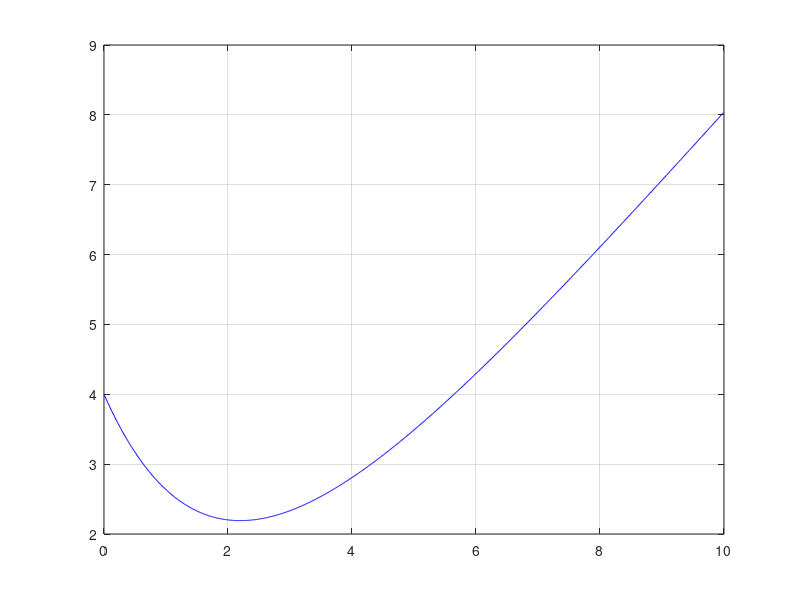

MATLAB code for this plot:


function euler_atras

	t0=0;
	y0=4;	
	dt=0.01;
	NDt=1000;
	
	f = @(t,y) (t/2 - y/2);
	
	t=zeros(NDt,1);
	y=zeros(NDt,1);
	
	t(1)=t0;
	y(1)=y0;
	for m=1:NDt - 1
		k = dt * f(t(m), y(m));
		t(m + 1) = t(m) + dt;
		y(m + 1) = y(m) + k;
		% fprintf("m:%d ; t=%f ; y=%f ; k1=%f \n",m,t(m),y(m),k);
	end

	figure(1)
	plot(t,y(:,1),'b')
	grid on

endfunction
